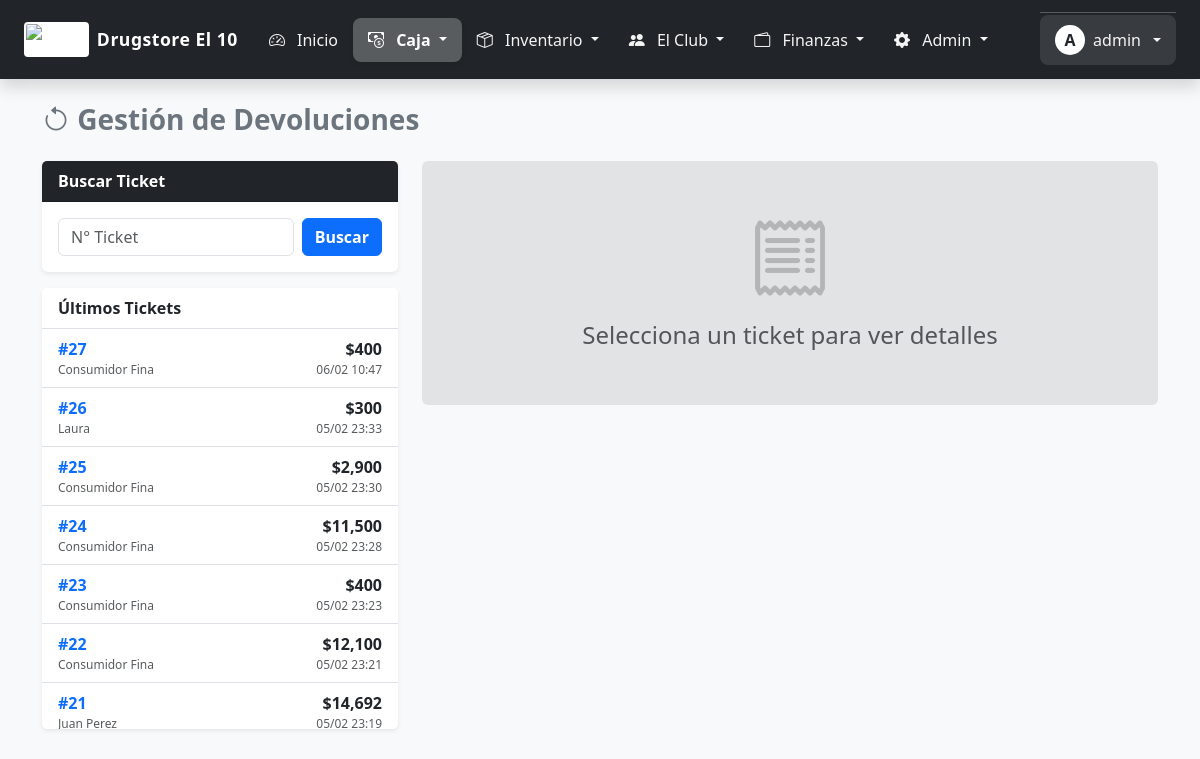
Screenshot of /devoluciones.php (signed in) with the database file from the repository.
### tables this page shows
CREATE TABLE `ventas` (
  `id` int(11) NOT NULL,
  `codigo_ticket` varchar(50) DEFAULT NULL,
  `id_caja_sesion` int(11) NOT NULL,
  `id_usuario` int(11) NOT NULL,
  `id_cliente` int(11) NOT NULL,
  `fecha` datetime DEFAULT current_timestamp(),
  `total` decimal(12,2) NOT NULL,
  `descuento_monto_cupon` decimal(12,2) DEFAULT 0.00,
  `descuento_manual` decimal(12,2) DEFAULT 0.00,
  `codigo_cupon` varchar(50) DEFAULT NULL,
  `metodo_pago` enum('Efectivo','Debito','Credito','MP','CtaCorriente','Mixto') DEFAULT 'Efectivo',
  `estado` enum('completada','anulada','pendiente_retiro') DEFAULT 'completada',
  `origen` enum('local','web') DEFAULT 'local'
);

CREATE TABLE `clientes` (
  `id` int(11) NOT NULL,
  `nombre` varchar(100) NOT NULL,
  `dni_cuit` varchar(20) DEFAULT NULL,
  `email` varchar(100) DEFAULT NULL,
  `password` varchar(255) DEFAULT NULL,
  `telefono` varchar(50) DEFAULT NULL,
  `direccion` varchar(255) DEFAULT NULL,
  `foto_perfil` varchar(255) DEFAULT 'default_user.png',
  `fecha_nacimiento` date DEFAULT NULL,
  `recibir_notificaciones` tinyint(1) DEFAULT 1,
  `limite_credito` decimal(12,2) DEFAULT 0.00,
  `saldo_deudor` decimal(12,2) DEFAULT 0.00,
  `puntos_acumulados` int(11) DEFAULT 0,
  `fecha_registro` datetime DEFAULT current_timestamp(),
  `whatsapp` varchar(50) DEFAULT NULL,
  `dni` varchar(20) DEFAULT NULL,
  `saldo_actual` decimal(10,2) DEFAULT 0.00,
  `saldo_favor` decimal(10,2) DEFAULT 0.00
);

### devoluciones.php (the view, shortened to what this page needs)
<?php
try {
    $conexion->exec("CREATE TABLE IF NOT EXISTS devoluciones (id INT AUTO_INCREMENT PRIMARY KEY, id_venta_original INT, id_producto INT, cantidad DECIMAL(10,2), monto_devuelto DECIMAL(10,2), fecha DATETIME, id_usuario INT)");
} catch(Exception $e) { }
$venta = null;
$items = [];
$productos_devueltos = [];
$id_ticket_buscado = $_GET['id_ticket'] ?? '';
$ultimas = $conexion->query("SELECT v.id, v.total, v.fecha, c.nombre, (SELECT COUNT(*) FROM devoluciones d WHERE d.id_venta_original = v.id) as tiene_dev FROM ventas v LEFT JOIN clientes c ON v.id_cliente = c.id ORDER BY v.id DESC LIMIT 15")->fetchAll(PDO::FETCH_ASSOC);
?>
<!DOCTYPE html>
<html lang="es">
<head>
    <link href="https://cdn.jsdelivr.net/npm/bootstrap@5.3.0/dist/css/bootstrap.min.css" rel="stylesheet">
    <link rel="stylesheet" href="https://cdn.jsdelivr.net/npm/bootstrap-icons@1.10.0/font/bootstrap-icons.css">
</head>
<body class="bg-light">
    <?php
    if(file_exists('includes/menu.php')) include 'includes/menu.php';
    elseif(file_exists('menu.php')) include 'menu.php';
    ?>
    <div class="container pb-5 mt-4">
        <h3 class="mb-4 fw-bold text-secondary"><i class="bi bi-arrow-counterclockwise"></i> Gestión de Devoluciones</h3>
        <div class="row">
            <div class="col-md-4">
                <div class="card shadow-sm mb-3 border-0">
                    <div class="card-header bg-dark text-white fw-bold">Buscar Ticket</div>
                    <div class="card-body">
                        <form method="GET" class="d-flex gap-2">
                            <input type="number" name="id_ticket" class="form-control" placeholder="N° Ticket" required value="<?php echo htmlspecialchars($id_ticket_buscado); ?>">
                            <button class="btn btn-primary fw-bold">Buscar</button>
                        </form>
                    </div>
                </div>
                <div class="card shadow-sm border-0">
                    <div class="card-header bg-white fw-bold border-bottom">Últimos Tickets</div>
                    <div class="list-group list-group-flush" style="max-height: 400px; overflow-y: auto;">
                        <?php foreach($ultimas as $u): ?>
                            <a href="devoluciones.php?id_ticket=<?php echo $u['id']; ?>" class="list-group-item list-group-item-action d-flex justify-content-between align-items-center">
                                <div>
                                    <span class="fw-bold text-primary">#<?php echo $u['id']; ?></span>
                                    <small class="d-block text-muted" style="font-size:0.75rem"><?php echo substr($u['nombre'] ?? 'Consumidor Final', 0, 15); ?></small>
                                </div>
                                <div class="text-end">
                                    <span class="fw-bold text-dark">$<?php echo number_format($u['total'], 0); ?></span>
                                    <small class="d-block text-muted" style="font-size:0.75rem"><?php echo date('d/m H:i', strtotime($u['fecha'])); ?></small>
                                </div>
                            </a>
                        <?php endforeach; ?>
                    </div>
                </div>
            </div>
            <div class="col-md-8">
                <?php if($venta): ?>
                    <div class="card shadow border-0">
                        <div class="card-header bg-primary text-white d-flex justify-content-between align-items-center">
                            <span class="fw-bold fs-5">Ticket #<?php echo $venta['id']; ?></span>
                            <span class="badge bg-white text-primary"><?php echo date('d/m/Y H:i', strtotime($venta['fecha'])); ?></span>
                        </div>
                        <div class="card-body">
                            <div class="alert alert-light border d-flex justify-content-between align-items-center">
                                <div>
                                    <strong>Cliente:</strong> <?php echo $venta['cliente'] ?? 'Consumidor Final'; ?><br>
                                    <small class="text-muted">Pago: <?php echo $venta['metodo_pago']; ?></small>
                                </div>
                                <span class="badge bg-success">Completada</span>
                            </div>
                            <div class="table-responsive">
                                <table class="table table-hover align-middle">
                                    <thead class="table-light">
                                        <tr><th>Producto</th><th>Cant.</th><th>Precio</th><th>Subtotal</th><th>Acción</th></tr>
                                    </thead>
                                    <tbody>
                                        <?php foreach($items as $i):
                                            $ya_devuelto = in_array($i['id_producto'], $productos_devueltos);
                                            $clase_row = $ya_devuelto ? 'row-devuelto' : '';
                                        ?>
                                        <tr class="<?php echo $clase_row; ?>">
                                            <td><?php echo $i['descripcion']; ?><?php if($ya_devuelto): ?><span class="badge bg-danger ms-2">DEVUELTO</span><?php endif; ?></td>
                                            <td class="text-center fw-bold"><?php echo floatval($i['cantidad']); ?></td>
                                            <td class="text-end">$<?php echo number_format($i['precio_historico'] ?? $i['precio_unitario'] ?? 0, 2); ?></td>
                                            <td class="text-end fw-bold">$<?php echo number_format($i['subtotal'], 2); ?></td>
                                            <td class="text-center">
                                                <?php if($ya_devuelto): ?>
                                                    <button class="btn btn-secondary btn-sm fw-bold" disabled><i class="bi bi-x-circle"></i> Ya Devuelto</button>
                                                <?php else: ?>
                                                    <form method="POST" class="form-devolucion">
                                                        <input type="hidden" name="devolver" value="1">
                                                        <input type="hidden" name="id_venta" value="<?php echo $venta['id']; ?>">
                                                        <input type="hidden" name="id_producto" value="<?php echo $i['id_producto']; ?>">
                                                        <input type="hidden" name="cantidad" value="<?php echo $i['cantidad']; ?>">
                                                        <input type="hidden" name="monto" value="<?php echo $i['subtotal']; ?>">
                                                        <button type="button" class="btn btn-outline-danger btn-sm fw-bold btn-confirmar-dev"><i class="bi bi-arrow-return-left"></i> Devolver</button>
                                                    </form>
                                                <?php endif; ?>
                                            </td>
                                        </tr>
                                        <?php endforeach; ?>
                                    </tbody>
                                </table>
                            </div>
                        </div>
                    </div>
                <?php else: ?>
                    <div class="alert alert-secondary text-center py-5 border-0">
                        <i class="bi bi-receipt display-1 opacity-25"></i>
                        <h4 class="mt-3 text-muted fw-light">Selecciona un ticket para ver detalles</h4>
                    </div>
                <?php endif; ?>
            </div>
        </div>
    </div>
</body>
</html>

### rows the page displays
ventas: id "27", id_cliente.nombre "Consumidor Fina", total "400", fecha "06/02 10:47"
ventas: id "26", id_cliente.nombre "Laura", total "300", fecha "05/02 23:33"
ventas: id "25", id_cliente.nombre "Consumidor Fina", total "2,900", fecha "05/02 23:30"
ventas: id "24", id_cliente.nombre "Consumidor Fina", total "11,500", fecha "05/02 23:28"
ventas: id "23", id_cliente.nombre "Consumidor Fina", total "400", fecha "05/02 23:23"
ventas: id "22", id_cliente.nombre "Consumidor Fina", total "12,100", fecha "05/02 23:21"
ventas: id "21", id_cliente.nombre "Juan Perez", total "14,692", fecha "05/02 23:19"

### other values shown
$nombre_negocio "Drugstore El 10"
substr($_SESSION['usuario'] ?? 'U', 0, 1) "A"
$_SESSION['usuario'] "admin"
